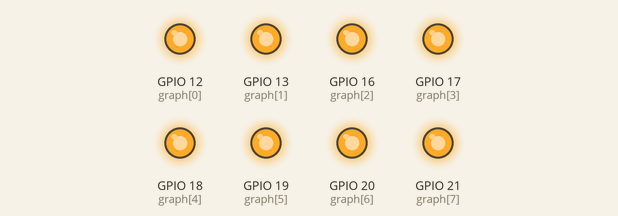
Bench run of a program on a simulated Raspberry Pi (BCM pin numbers). On the bench: output pins drawn as LEDs (lit = HIGH).

Above: at 0.5 s.
At 2.0 s:
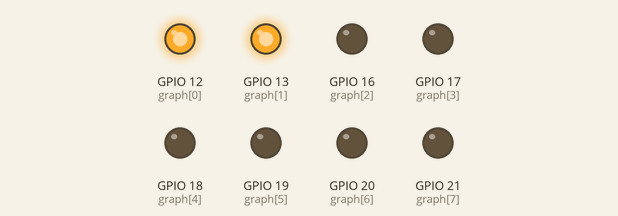
At 5.5 s:
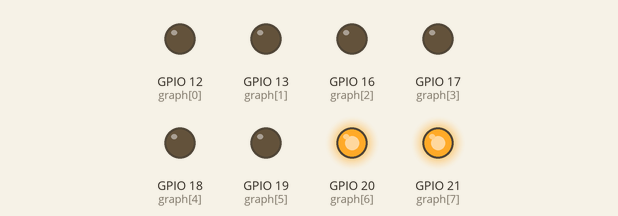
At 6.5 s:
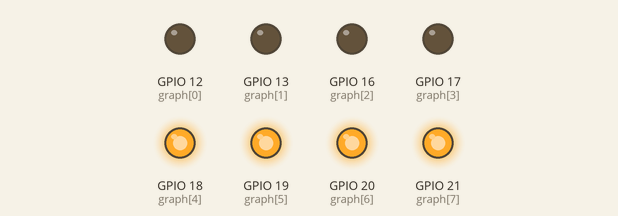
At 7.5 s:
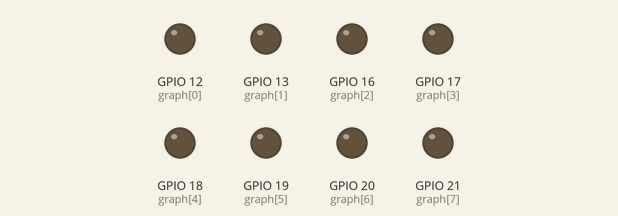
Timing chart, 0 to 10.4 s (numbered marks = the images above):
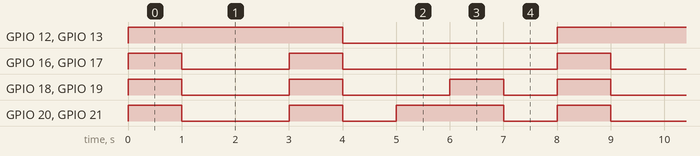

The program:

ledgraph.py
```python
#!/usr/bin/python


from __future__ import division
from gpiozero import LEDBarGraph
from signal import pause
from time import sleep

graph = LEDBarGraph(12, 13, 16, 17, 18, 19, 20, 21)

while True:
    graph.value = 1     #(1,1,1,1, 1,1,1,1)
    sleep(1)
    graph.value = 1/4   #(1,1,1,1, 0,0,0,0)
    sleep(1)
    graph.value = 1/3   #(1,0,0,0,  0,0,0,0)
    sleep(1)
    graph.value = 1   #(1,0,0,0,  0,0,0,0)
    sleep(1)
    graph.value = 0     #(0,0,0,0, 0,0,0,0)
    sleep(1)
    graph.value = -1/4
    sleep(1)
    graph.value = -1/2
    sleep(1)
    graph.value = 1/204
    sleep(1)
```

Measured:
- by itself, GPIO 12 (graph[0]), GPIO 13 (graph[1]): alternates HIGH for 4.0 s and LOW for 4.0 s
- by itself, GPIO 16 (graph[2]), GPIO 17 (graph[3]): repeats every 8.0 s: LOW 2.0 s, HIGH 1.0 s, LOW 4.0 s, HIGH 1.0 s
- by itself, GPIO 18 (graph[4]), GPIO 19 (graph[5]): repeats every 8.0 s: 2 × (LOW 2.0 s, HIGH 1.0 s), LOW 1.0 s, HIGH 1.0 s
- by itself, GPIO 20 (graph[6]), GPIO 21 (graph[7]): repeats every 8.0 s: LOW 2.0 s, HIGH 1.0 s, LOW 1.0 s, HIGH 2.0 s, LOW 1.0 s, HIGH 1.0 s
